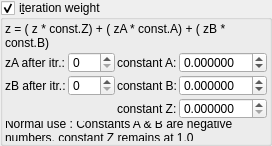
    <widget class="MyGroupBox" name="groupCheck_transf_function_enabled_false">
     <property name="title">
      <string>i&amp;teration weight</string>
     </property>
     <property name="checkable">
      <bool>true</bool>
     </property>
     <layout class="QVBoxLayout" name="verticalLayout_20" stretch="0,0">
      <property name="spacing">
       <number>2</number>
      </property>
      <property name="leftMargin">
       <number>2</number>
      </property>
      <property name="topMargin">
       <number>2</number>
      </property>
      <property name="rightMargin">
       <number>2</number>
      </property>
      <property name="bottomMargin">
       <number>2</number>
      </property>
      <item>
       <widget class="QLabel" name="label_3">
        <property name="text">
         <string>z = ( z * const.Z) + ( zA * const.A) + ( zB * const.B)</string>
        </property>
        <property name="wordWrap">
         <bool>true</bool>
        </property>
       </widget>
      </item>
      <item>
       <layout class="QGridLayout" name="gridLayout_31" columnstretch="0,0,0,1">
        <property name="spacing">
         <number>2</number>
        </property>
        <item row="1" column="1">
         <widget class="MySpinBox" name="spinboxInt_transf_int_B">
          <property name="sizePolicy">
           <sizepolicy hsizetype="Minimum" vsizetype="Maximum">
            <horstretch>0</horstretch>
            <verstretch>0</verstretch>
           </sizepolicy>
          </property>
          <property name="maximum">
           <number>250</number>
          </property>
         </widget>
        </item>
        <item row="0" column="2">
         <widget class="QLabel" name="label_39">
          <property name="text">
           <string>constant A:</string>
          </property>
         </widget>
        </item>
        <item row="0" column="1">
         <widget class="MySpinBox" name="spinboxInt_transf_int_A">
          <property name="sizePolicy">
           <sizepolicy hsizetype="Minimum" vsizetype="Maximum">
            <horstretch>0</horstretch>
            <verstretch>0</verstretch>
           </sizepolicy>
          </property>
          <property name="minimum">
           <number>0</number>
          </property>
          <property name="maximum">
           <number>250</number>
          </property>
          <property name="value">
           <number>0</number>
          </property>
         </widget>
        </item>
        <item row="0" column="3">
         <widget class="MyDoubleSpinBox" name="spinbox_transf_offset">
          <property name="sizePolicy">
           <sizepolicy hsizetype="Minimum" vsizetype="Maximum">
            <horstretch>0</horstretch>
            <verstretch>0</verstretch>
           </sizepolicy>
          </property>
          <property name="prefix">
           <string/>
          </property>
          <property name="suffix">
           <string/>
          </property>
          <property name="decimals">
           <number>6</number>
          </property>
          <property name="minimum">
           <double>-99.989999999999995</double>
          </property>
          <property name="maximum">
           <double>99.989999999999995</double>
          </property>
          <property name="singleStep">
           <double>0.100000000000000</double>
          </property>
         </widget>
        </item>
        <item row="0" column="0">
         <widget class="QLabel" name="label_76">
          <property name="text">
           <string>zA after itr.:</string>
          </property>
         </widget>
        </item>
        <item row="1" column="3">
         <widget class="MyDoubleSpinBox" name="spinbox_transf_offset_0">
          <property name="sizePolicy">
           <sizepolicy hsizetype="Minimum" vsizetype="Maximum">
            <horstretch>0</horstretch>
            <verstretch>0</verstretch>
           </sizepolicy>
          </property>
          <property name="prefix">
           <string/>
          </property>
          <property name="suffix">
           <string/>
          </property>
          <property name="decimals">
           <number>6</number>
          </property>
          <property name="minimum">
           <double>-99.989999999999995</double>
          </property>
          <property name="maximum">
           <double>99.989999999999995</double>
          </property>
          <property name="singleStep">
           <double>0.100000000000000</double>
          </property>
         </widget>
        </item>
        <item row="2" column="3">
         <widget class="MyDoubleSpinBox" name="spinbox_transf_scale_1">
          <property name="sizePolicy">
           <sizepolicy hsizetype="Minimum" vsizetype="Maximum">
            <horstretch>0</horstretch>
            <verstretch>0</verstretch>
           </sizepolicy>
          </property>
          <property name="prefix">
           <string/>
          </property>
          <property name="suffix">
           <string/>
          </property>
          <property name="decimals">
           <number>6</number>
          </property>
          <property name="minimum">
           <double>0.000000000000000</double>
          </property>
          <property name="maximum">
           <double>99.989999999999995</double>
          </property>
          <property name="singleStep">
           <double>0.100000000000000</double>
          </property>
         </widget>
        </item>
        <item row="1" column="2">
         <widget class="QLabel" name="label_43">
          <property name="text">
           <string>constant B:</string>
          </property>
         </widget>
        </item>
        <item row="1" column="0">
         <widget class="QLabel" name="label_77">
          <property name="text">
           <string>zB after itr.:</string>
          </property>
         </widget>
        </item>
        <item row="3" column="0" colspan="4">
         <widget class="QLabel" name="label">
          <property name="text">
           <string>Normal use : Constants A &amp; B are negative numbers, constant Z remains at 1.0</string>
          </property>
          <property name="wordWrap">
           <bool>true</bool>
          </property>
         </widget>
        </item>
        <item row="2" column="2">
         <widget class="QLabel" name="label_63">
          <property name="text">
           <string>constant Z:</string>
          </property>
         </widget>
        </item>
       </layout>
      </item>
     </layout>
    </widget>
